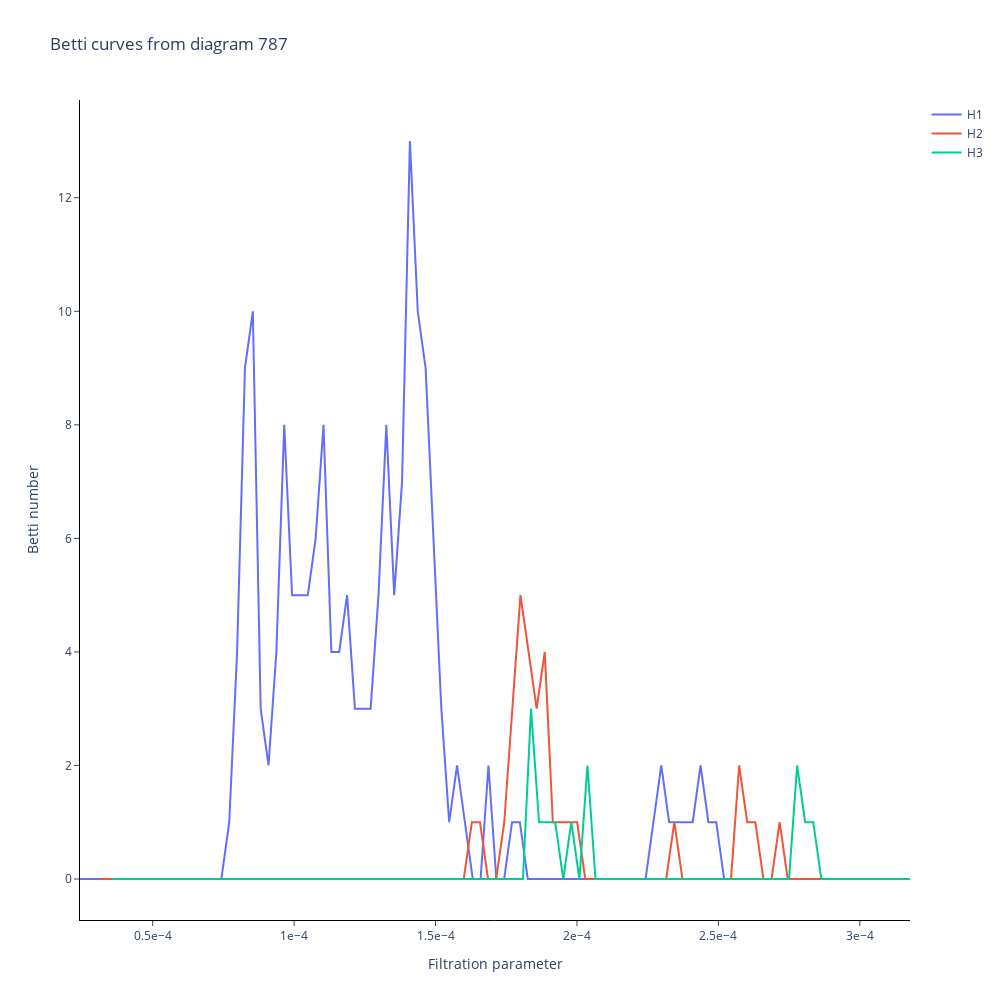

Notebook code for this chart:
### Markdown cell above
#### Betti

### Code cell
import gtda.curves
import gtda.diagrams
import gtda.plotting

betti = gtda.diagrams.BettiCurve()
betti_curves = betti.fit_transform(diagrams)
betti_fig = betti.plot(betti_curves, sample = 787)
betti_fig.update_layout(width = 1000, height = 1000)
display(betti_fig)
betti_fig.write_image(file = f"features/betti.svg", format = "svg")
